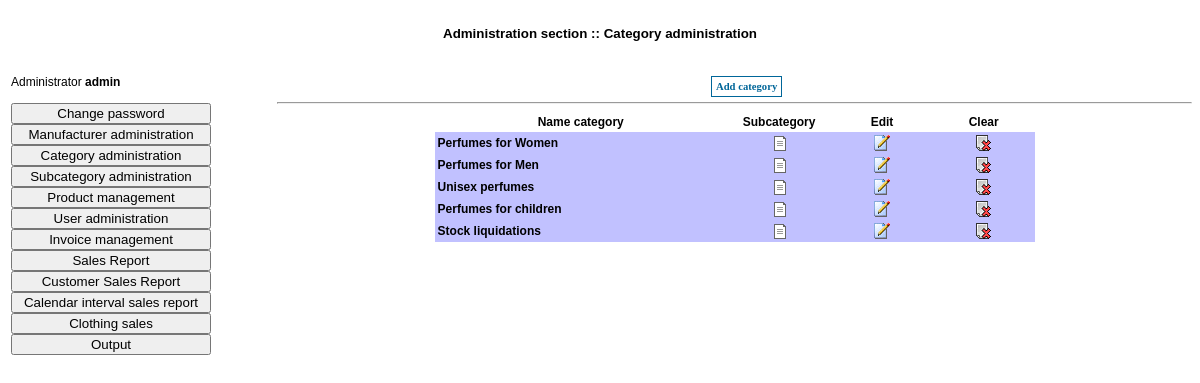
Page /admin/categories.php (signed in) on the committed database.
### tables this page shows
CREATE TABLE `tcategorii` (
  `fIdCategorie` int(11) UNSIGNED NOT NULL,
  `fNumeCategorie` varchar(50) NOT NULL DEFAULT ''
);

### admin/categories.php (the view, shortened to what this page needs)
<?php
	include_once("../include/adminfunctions.inc.php");
?>
<html>
	<head>
		<link rel="stylesheet" href="../css/admin.css" type="text/css">
	</head>
	<body>
		<table cellpadding="0" cellspacing="0" border="0" width="100%" height="100%">
			<tr style="height: 50px; width: 100%;">
				<td colspan="2" style="font-weight: bold; text-align: center; height: 50px; width: 100%; font-family: Tahoma, Verdana, Arial; font-size: 10pt;">Administration section :: Category administration</td>
			</tr>
			<tr>
				<td style="width: 200px;" valign="top">
				</td>
				<td style="width: 700px;" valign="top" align="center">
					<br> &nbsp; &nbsp; &nbsp; <a class="genLinkReverse" href="addcategory.php">Add category</a><hr>
					<?php
						$strSQL = "SELECT * FROM tcategorii";
						$result = mysql_query($strSQL);
						echo "<table cellpadding=\"3\" cellspacing=\"0\" border=\"0\" width=\"600\" class=\"modelspecs\">\n";
						$intCount = 0;
						echo "<tr align=\"center\" style=\"font-weight: bold;\">";
						echo "<td width=\"300\">Name category</td>";
						echo "<td width=\"100\">Subcategory</td>";
						echo "<td width=\"100\">Edit</td>";
						echo "<td width=\"100\">Clear</td>";
						echo "</tr>";
						while ($row = mysql_fetch_array($result)) {
							$intIdCategorie = $row['fIdCategorie'];
							$strNume = $row['fNumeCategorie'];
							if ($intCount % 2 == 0) {
								echo "<tr bgcolor=\"#C1C1FF\">";
							} else {
								echo "<tr bgcolor=\"#C1C1FF\">";
							}
							echo "<td width=\"300\"><b>$strNume</b></td>\n";
							echo "<td align=\"center\" width=\"100\"><a href=\"subcategories.php?intIdCategorie=$intIdCategorie\"><img src=\"../images/details.gif\" border=\"0\"></a></td>\n";
							echo "<td align=\"center\" width=\"100\"><a href=\"editcategory.php?intIdCategorie=$intIdCategorie\"><img src=\"../images/edit.gif\" border=\"0\"></a></td>\n";
							echo "<td align=\"center\" width=\"100\"><a onclick=\"return confirmSubmit('Confirmati stergerea categoriei?')\" href=\"execute.php?action=stergerecategorie&intIdCategorie=$intIdCategorie\"><img src=\"../images/delete.gif\" border=\"0\"></a></td>\n";
							echo "</tr>\n";
							$intCount++;
						}
						echo "</table>\n";
					?>
				</td>
			</tr>
		</table>
	</body>
</html>

### css/admin.css (style rules this page uses)
.modelspecs { font-family: Tahoma, Verdana, Arial; font-size: 9pt; color: #000000; }
a.genLinkReverse { text-decoration: none; font-family: Tahoma, Verdana; font-size: 8pt; color: #006699; background-color: #FFFFFF; font-weight: bold; padding: 4px; border: 1px solid #006699; }

### rows in the picture
tcategorii: fNumeCategorie "Perfumes for Women"
tcategorii: fNumeCategorie "Perfumes for Men"
tcategorii: fNumeCategorie "Unisex perfumes"
tcategorii: fNumeCategorie "Perfumes for children"
tcategorii: fNumeCategorie "Stock liquidations"

### other values in the picture
$strUsername "admin"
